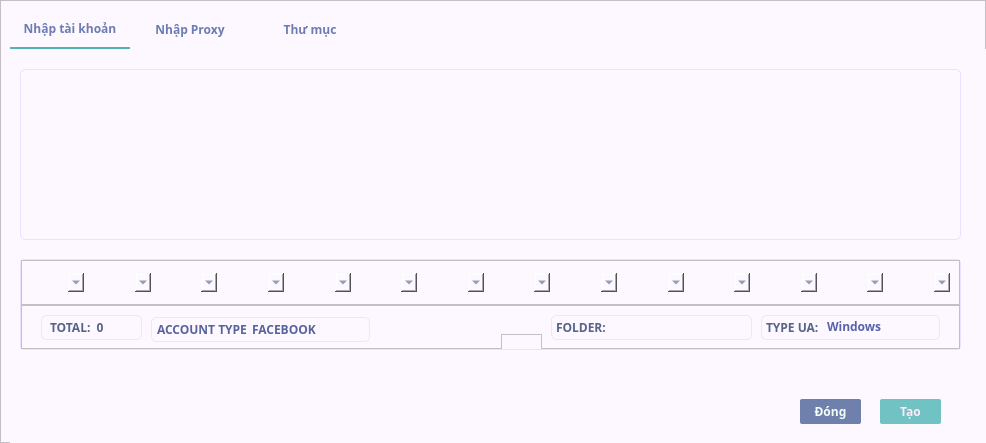
<?xml version="1.0" encoding="UTF-8"?>
<ui version="4.0">
 <class>TabWidget</class>
 <widget class="QMainWindow" name="TabWidget">
  <property name="geometry">
   <rect>
    <x>0</x>
    <y>0</y>
    <width>986</width>
    <height>443</height>
   </rect>
  </property>
  <property name="maximumSize">
   <size>
    <width>986</width>
    <height>443</height>
   </size>
  </property>
  <property name="windowTitle">
   <string>MainWindow</string>
  </property>
  <widget class="QWidget" name="centralwidget">
   <property name="minimumSize">
    <size>
     <width>986</width>
     <height>443</height>
    </size>
   </property>
   <property name="maximumSize">
    <size>
     <width>16777215</width>
     <height>443</height>
    </size>
   </property>
   <layout class="QHBoxLayout" name="horizontalLayout">
    <property name="spacing">
     <number>0</number>
    </property>
    <property name="leftMargin">
     <number>0</number>
    </property>
    <property name="topMargin">
     <number>0</number>
    </property>
    <property name="rightMargin">
     <number>0</number>
    </property>
    <property name="bottomMargin">
     <number>0</number>
    </property>
    <item>
     <widget class="QFrame" name="frameMain">
      <property name="styleSheet">
       <string notr="true">background-color: rgb(253, 247, 255);</string>
      </property>
      <property name="frameShape">
       <enum>QFrame::StyledPanel</enum>
      </property>
      <property name="frameShadow">
       <enum>QFrame::Raised</enum>
      </property>
      <widget class="QTabWidget" name="tabWidget">
       <property name="geometry">
        <rect>
         <x>10</x>
         <y>10</y>
         <width>981</width>
         <height>441</height>
        </rect>
       </property>
       <property name="font">
        <font>
         <family>MesloLGLDZ Nerd Font</family>
        </font>
       </property>
       <property name="styleSheet">
        <string notr="true"> QTabWidget::pane {
                font-weight: bold;
				color: rgb(255, 255, 255);
                border: 1px solid  rgb(225, 229, 255);
				background-color: rgb(253, 247, 255);
				border-radius:3px;
				border:none;
            }
 QTabBar::tab {
				background-color: rgb(253, 247, 255);
				color: rgb(107, 125, 179);
                padding: 10px;
                font-weight: bold;
                border-bottom: none;
                min-width: 100px;
            }

QTabBar::tab:selected {
				border:none;
				background-color: rgb(253, 247, 255);
				color: rgb(107, 125, 179);
                font-weight: bold;
				border-bottom:2px  solid rgb(79, 181, 178);
            }

QTabBar::tab:hover {
				background-color: rgb(253, 247, 255);
				color: rgb(107, 125, 179);	
				border-radius:3px;
            }

QComboBox {
   background-color: rgb(253, 247, 255);
    border: none;
	color: rgb(90, 104, 139);
}

QFrame#frame {
    border: 1px solid #e6e2ff;
	color: rgb(230, 226, 255);
    border-radius: 4px;
}

QFrame#frame:hover {
    border: 1px solid #d3daff ;
    border-radius: 4px;
	background-color: rgb(246, 239, 255);
}

QComboBox::drop-down {
    subcontrol-origin: padding;
    subcontrol-position: top right;
    width: 10px; 
    border-left-color: #788dca;
    border-left-style: solid;
	color: rgb(85, 98, 131);
    border-top-right-radius: 2px;
    border-bottom-right-radius: 3px;    
	image: url(:/icons/png/cil-arrow-bottom.png);
    background-position: center;
    background-repeat: no-repeat;
    border-radius: 4px;
   margin-left: -4px;
}

QComboBox QAbstractItemView {
   background-color: rgb(253, 247, 255);
	color: rgb(85, 98, 131);
    border: none; /* No border */
	 selection-background-color: #e0e3f7;
    selection-color: rgb(85, 98, 131); /* Selected item text color */
    border-radius: 4px;
}

QComboBox::item {
    background-color: transparent; /* Ensure background is transparent */
   color: rgb(85, 98, 131); /* White text color */
    border-radius: 4px; /* Apply rounded borders */
}

QComboBox::item:selected {
    background-color: rgb(190, 190, 190); /* Light background on selection */
    color: rgb(255, 255, 255); /* Maintain text color */
    border-radius: 4px; /* Ensure rounded borders are applied */
}

QComboBox::item:focus {
    outline: none; /* Remove focus outline */
}


 QScrollBar:horizontal {
                border: none;
               background-color: rgb(150, 173, 232);
                height: 5px;
                margin: 0px 0px 0 0px;
                border-radius: 5px;
            }
            QScrollBar:horizontal {
                border: none;
			background-color: rgb(150, 173, 232);

                height: 3px;
                margin: 0px 0px 0 0px;
                border-radius: 5px;
            }
            QScrollBar::handle:horizontal {
				 background-color: rgb(105, 122, 163);
			   
                min-width: 2px;
                border-radius: 5px;
            }
            QScrollBar::add-line:horizontal {
                border: none;
                width: 0px;
                background-color: none;
            }
            QScrollBar::sub-line:horizontal {
                border: none;
                background: none;
                width: 0px;
            }
            QScrollBar::up-arrow:horizontal, QScrollBar::down-arrow:horizontal {
                background: none;
            }
            QScrollBar::add-page:horizontal, QScrollBar::sub-page:horizontal {
                background: none;
            }
            QScrollBar:vertical {
                border: none;
				background-color: rgb(105, 122, 163);

                width: 3px;
                margin: 0px 0 0px 0;
                border-radius: 5px;
            }
            QScrollBar::handle:vertical {
                background-color: rgb(150, 173, 232);
                min-height: 5px;
                border-radius: 5px;
            }
            QScrollBar::add-line:vertical {
                border: none;
                background: none;
                height: 0px;
            }
            QScrollBar::sub-line:vertical {
                border: none;
                background: none;
                height: 0px;
            }
            QScrollBar::up-arrow:vertical, QScrollBar::down-arrow:vertical {
                background: none;
            }
            QScrollBar::add-page:vertical, QScrollBar::sub-page:vertical {
                background: none;
            }</string>
       </property>
       <property name="currentIndex">
        <number>0</number>
       </property>
       <widget class="QWidget" name="TabAddItems">
        <attribute name="title">
         <string>Nhập tài khoản</string>
        </attribute>
        <widget class="QPlainTextEdit" name="plain_item">
         <property name="geometry">
          <rect>
           <x>10</x>
           <y>20</y>
           <width>941</width>
           <height>171</height>
          </rect>
         </property>
         <property name="font">
          <font>
           <family>MesloLGSDZ Nerd Font</family>
           <pointsize>8</pointsize>
          </font>
         </property>
         <property name="styleSheet">
          <string notr="true">QWidget{
background-color: rgb(252, 242, 255);
}
QPlainTextEdit{
background-color: rgb(253, 247, 255);
color: rgb(98, 113, 152);
border-radius:5px;
padding:5px;
border:1px solid  #e6e2ff;
}
QPlainTextEdit:hover{
background-color: rgb(246, 239, 255);
color: rgb(98, 113, 152);
border-radius:5px;
border:1px solid  #d3daff;
}
QFrame{
border-radius:5px;
}
</string>
         </property>
         <property name="tabChangesFocus">
          <bool>true</bool>
         </property>
         <property name="lineWrapMode">
          <enum>QPlainTextEdit::NoWrap</enum>
         </property>
         <property name="plainText">
          <string/>
         </property>
         <property name="backgroundVisible">
          <bool>false</bool>
         </property>
         <property name="centerOnScroll">
          <bool>true</bool>
         </property>
         <property name="placeholderText">
          <string>Nhập tài khoản</string>
         </property>
        </widget>
        <widget class="QFrame" name="frame">
         <property name="geometry">
          <rect>
           <x>10</x>
           <y>210</y>
           <width>941</width>
           <height>91</height>
          </rect>
         </property>
         <property name="styleSheet">
          <string notr="true"/>
         </property>
         <property name="frameShape">
          <enum>QFrame::StyledPanel</enum>
         </property>
         <property name="frameShadow">
          <enum>QFrame::Raised</enum>
         </property>
         <layout class="QVBoxLayout" name="verticalLayout">
          <property name="spacing">
           <number>0</number>
          </property>
          <property name="leftMargin">
           <number>0</number>
          </property>
          <property name="topMargin">
           <number>0</number>
          </property>
          <property name="rightMargin">
           <number>0</number>
          </property>
          <property name="bottomMargin">
           <number>0</number>
          </property>
          <item>
           <widget class="QFrame" name="frame_4">
            <property name="minimumSize">
             <size>
              <width>0</width>
              <height>39</height>
             </size>
            </property>
            <property name="font">
             <font>
              <weight>50</weight>
              <bold>false</bold>
             </font>
            </property>
            <property name="styleSheet">
             <string notr="true"/>
            </property>
            <property name="frameShape">
             <enum>QFrame::StyledPanel</enum>
            </property>
            <property name="frameShadow">
             <enum>QFrame::Raised</enum>
            </property>
            <layout class="QHBoxLayout" name="horizontalLayout_2">
             <item>
              <widget class="QComboBox" name="combox_1">
               <property name="minimumSize">
                <size>
                 <width>0</width>
                 <height>19</height>
                </size>
               </property>
               <property name="font">
                <font>
                 <family>MesloLGMDZ Nerd Font</family>
                 <pointsize>7</pointsize>
                 <weight>50</weight>
                 <bold>false</bold>
                </font>
               </property>
              </widget>
             </item>
             <item>
              <widget class="QComboBox" name="combox_2">
               <property name="minimumSize">
                <size>
                 <width>0</width>
                 <height>19</height>
                </size>
               </property>
               <property name="font">
                <font>
                 <family>MesloLGSDZ Nerd Font</family>
                 <weight>75</weight>
                 <bold>true</bold>
                </font>
               </property>
              </widget>
             </item>
             <item>
              <widget class="QComboBox" name="combox_3">
               <property name="minimumSize">
                <size>
                 <width>0</width>
                 <height>19</height>
                </size>
               </property>
               <property name="font">
                <font>
                 <family>MesloLGMDZ Nerd Font</family>
                 <weight>75</weight>
                 <bold>true</bold>
                </font>
               </property>
              </widget>
             </item>
             <item>
              <widget class="QComboBox" name="combox_4">
               <property name="minimumSize">
                <size>
                 <width>0</width>
                 <height>19</height>
                </size>
               </property>
               <property name="font">
                <font>
                 <family>MesloLGMDZ Nerd Font</family>
                 <weight>75</weight>
                 <bold>true</bold>
                </font>
               </property>
              </widget>
             </item>
             <item>
              <widget class="QComboBox" name="combox_5">
               <property name="minimumSize">
                <size>
                 <width>0</width>
                 <height>19</height>
                </size>
               </property>
               <property name="font">
                <font>
                 <family>MesloLGSDZ Nerd Font</family>
                 <weight>75</weight>
                 <bold>true</bold>
                </font>
               </property>
              </widget>
             </item>
             <item>
              <widget class="QComboBox" name="combox_6">
               <property name="minimumSize">
                <size>
                 <width>0</width>
                 <height>19</height>
                </size>
               </property>
               <property name="font">
                <font>
                 <family>MesloLGSDZ Nerd Font</family>
                 <weight>75</weight>
                 <bold>true</bold>
                </font>
               </property>
              </widget>
             </item>
             <item>
              <widget class="QComboBox" name="combox_7">
               <property name="font">
                <font>
                 <family>MesloLGLDZ Nerd Font</family>
                 <weight>75</weight>
                 <bold>true</bold>
                </font>
               </property>
              </widget>
             </item>
             <item>
              <widget class="QComboBox" name="combox_8">
               <property name="font">
                <font>
                 <family>MesloLGLDZ Nerd Font</family>
                 <weight>75</weight>
                 <bold>true</bold>
                </font>
               </property>
              </widget>
             </item>
             <item>
              <widget class="QComboBox" name="combox_9">
               <property name="font">
                <font>
                 <family>MesloLGLDZ Nerd Font</family>
                 <weight>75</weight>
                 <bold>true</bold>
                </font>
               </property>
              </widget>
             </item>
             <item>
              <widget class="QComboBox" name="combox_10">
               <property name="font">
                <font>
                 <family>MesloLGLDZ Nerd Font</family>
                 <weight>75</weight>
                 <bold>true</bold>
                </font>
               </property>
              </widget>
             </item>
             <item>
              <widget class="QComboBox" name="combox_11">
               <property name="minimumSize">
                <size>
                 <width>0</width>
                 <height>19</height>
                </size>
               </property>
               <property name="font">
                <font>
                 <family>MesloLGMDZ Nerd Font</family>
                 <weight>75</weight>
                 <bold>true</bold>
                </font>
               </property>
              </widget>
             </item>
             <item>
              <widget class="QComboBox" name="combox_12">
               <property name="minimumSize">
                <size>
                 <width>0</width>
                 <height>19</height>
                </size>
               </property>
               <property name="font">
                <font>
                 <family>MesloLGMDZ Nerd Font</family>
                 <weight>75</weight>
                 <bold>true</bold>
                </font>
               </property>
              </widget>
             </item>
             <item>
              <widget class="QComboBox" name="combox_13">
               <property name="minimumSize">
                <size>
                 <width>0</width>
                 <height>19</height>
                </size>
               </property>
               <property name="font">
                <font>
                 <family>MesloLGMDZ Nerd Font</family>
                 <weight>75</weight>
                 <bold>true</bold>
                </font>
               </property>
              </widget>
             </item>
             <item>
              <widget class="QComboBox" name="combox_14">
               <property name="minimumSize">
                <size>
                 <width>0</width>
                 <height>19</height>
                </size>
               </property>
               <property name="font">
                <font>
                 <family>MesloLGMDZ Nerd Font</family>
                 <weight>75</weight>
                 <bold>true</bold>
                </font>
               </property>
              </widget>
             </item>
            </layout>
           </widget>
          </item>
          <item>
           <widget class="QFrame" name="frame_2">
            <property name="minimumSize">
             <size>
              <width>0</width>
              <height>39</height>
             </size>
            </property>
            <property name="font">
             <font>
              <weight>50</weight>
              <bold>false</bold>
             </font>
            </property>
            <property name="styleSheet">
             <string notr="true"/>
            </property>
            <property name="frameShape">
             <enum>QFrame::StyledPanel</enum>
            </property>
            <property name="frameShadow">
             <enum>QFrame::Raised</enum>
            </property>
            <widget class="QLabel" name="label">
             <property name="geometry">
              <rect>
               <x>20</x>
               <y>10</y>
               <width>101</width>
               <height>25</height>
              </rect>
             </property>
             <property name="font">
              <font>
               <family>MesloLGMDZ Nerd Font</family>
               <weight>75</weight>
               <bold>true</bold>
              </font>
             </property>
             <property name="styleSheet">
              <string notr="true">
    QLabel {
       color: rgb(87, 100, 134);
        border-radius: 5px;
	   background-color: rgb(253, 247, 255);
        padding: 5px;
        border: 0.5px solid #ebe5ff;
    }
    QLabel:hover {
        color: rgb(87, 100, 134);
        border-radius: 5px;
 	   background-color: rgb(253, 247, 255);
        padding: 5px;
        border: 0.5px solid #c9caff;
    }</string>
             </property>
             <property name="text">
              <string>TOTAL:  0</string>
             </property>
            </widget>
            <widget class="QFrame" name="frame_3">
             <property name="geometry">
              <rect>
               <x>130</x>
               <y>12</y>
               <width>219</width>
               <height>25</height>
              </rect>
             </property>
             <property name="styleSheet">
              <string notr="true">
    QFrame#frame_3 {
        border-radius: 5px;
	  	 background-color: rgb(253, 247, 255);
        padding: 5px;
        border: 0.5px solid #ebe5ff;
    }
    QFrame#frame_3:hover {
        color: rgb(255, 255, 255);
        border-radius: 5px;
		background-color: rgb(253, 247, 255);
        padding: 5px;
        border: 0.5px solid #c9caff;
    }
</string>
             </property>
             <property name="frameShape">
              <enum>QFrame::StyledPanel</enum>
             </property>
             <property name="frameShadow">
              <enum>QFrame::Raised</enum>
             </property>
             <layout class="QHBoxLayout" name="horizontalLayout_3">
              <property name="spacing">
               <number>0</number>
              </property>
              <property name="leftMargin">
               <number>0</number>
              </property>
              <property name="topMargin">
               <number>0</number>
              </property>
              <property name="rightMargin">
               <number>0</number>
              </property>
              <property name="bottomMargin">
               <number>0</number>
              </property>
              <item>
               <widget class="QLabel" name="label_2">
                <property name="maximumSize">
                 <size>
                  <width>90</width>
                  <height>16777215</height>
                 </size>
                </property>
                <property name="font">
                 <font>
                  <family>MesloLGMDZ Nerd Font</family>
                  <weight>75</weight>
                  <bold>true</bold>
                 </font>
                </property>
                <property name="styleSheet">
                 <string notr="true">
color: rgb(87, 100, 156);
background-color: rgb(253, 247, 255);</string>
                </property>
                <property name="text">
                 <string>ACCOUNT TYPE:</string>
                </property>
               </widget>
              </item>
              <item>
               <widget class="QFrame" name="frame_6">
                <property name="frameShape">
                 <enum>QFrame::StyledPanel</enum>
                </property>
                <property name="frameShadow">
                 <enum>QFrame::Raised</enum>
                </property>
                <widget class="QComboBox" name="combo_account">
                 <property name="geometry">
                  <rect>
                   <x>0</x>
                   <y>-4</y>
                   <width>119</width>
                   <height>20</height>
                  </rect>
                 </property>
                 <property name="minimumSize">
                  <size>
                   <width>0</width>
                   <height>0</height>
                  </size>
                 </property>
                 <property name="font">
                  <font>
                   <family>MesloLGSDZ Nerd Font</family>
                   <weight>75</weight>
                   <bold>true</bold>
                  </font>
                 </property>
                 <property name="styleSheet">
                  <string notr="true">QComboBox{
color: rgb(87, 100, 156);
border-radius:3px;
background-color: rgb(253, 247, 255);
padding:5px;
}
QComboBox::drop-down {
	subcontrol-origin: padding;
	subcontrol-position: top right;
	width: 30px; 
	border-left-color: #788dca;
	border-left-style: solid;
	border-top-right-radius: 2px;
	border-bottom-right-radius: 3px;	
	background-position: center;
	background-repeat: no-reperat;
 }


</string>
                 </property>
                 <item>
                  <property name="text">
                   <string>FACEBOOK</string>
                  </property>
                 </item>
                 <item>
                  <property name="text">
                   <string>INSTAGRAM</string>
                  </property>
                 </item>
                </widget>
               </widget>
              </item>
             </layout>
            </widget>
            <widget class="QFrame" name="frame_5">
             <property name="geometry">
              <rect>
               <x>530</x>
               <y>10</y>
               <width>201</width>
               <height>25</height>
              </rect>
             </property>
             <property name="font">
              <font>
               <family>MS UI Gothic</family>
              </font>
             </property>
             <property name="styleSheet">
              <string notr="true">
    QFrame#frame_5 {
		color: rgb(87, 100, 173);
        border-radius: 5px;
	   background-color: rgb(253, 247, 255);
        padding: 5px;
        border: 0.5px solid #ebe5ff;
    }
    QFrame#frame_5:hover {
        color: rgb(255, 255, 255);
        border-radius: 5px;
        background-color:  rgb(253, 247, 255);
        padding: 5px;
        border: 0.5px solid #c9caff;
    }</string>
             </property>
             <property name="frameShape">
              <enum>QFrame::StyledPanel</enum>
             </property>
             <property name="frameShadow">
              <enum>QFrame::Raised</enum>
             </property>
             <widget class="QLabel" name="label_3">
              <property name="geometry">
               <rect>
                <x>5</x>
                <y>2</y>
                <width>50</width>
                <height>21</height>
               </rect>
              </property>
              <property name="minimumSize">
               <size>
                <width>0</width>
                <height>19</height>
               </size>
              </property>
              <property name="maximumSize">
               <size>
                <width>50</width>
                <height>16777215</height>
               </size>
              </property>
              <property name="font">
               <font>
                <family>MesloLGMDZ Nerd Font</family>
                <weight>75</weight>
                <bold>true</bold>
               </font>
              </property>
              <property name="styleSheet">
               <string notr="true">color: rgb(87, 100, 134);
background-color: rgb(253, 247, 255);</string>
              </property>
              <property name="text">
               <string>FOLDER: </string>
              </property>
             </widget>
             <widget class="QComboBox" name="combo_danhmuc">
              <property name="geometry">
               <rect>
                <x>60</x>
                <y>3</y>
                <width>131</width>
                <height>20</height>
               </rect>
              </property>
              <property name="minimumSize">
               <size>
                <width>100</width>
                <height>19</height>
               </size>
              </property>
              <property name="font">
               <font>
                <family>MesloLGSDZ Nerd Font</family>
                <weight>75</weight>
                <bold>true</bold>
               </font>
              </property>
              <property name="styleSheet">
               <string notr="true">QComboBox{
color: rgb(87, 100, 173);
border-radius:3px;
padding:5px;
}
QComboBox::drop-down {
	subcontrol-origin: padding;
	subcontrol-position: top right;
	width: 30px; 
	border-left-color: #788dca;
	border-left-style: solid;
	border-top-right-radius: 2px;
	border-bottom-right-radius: 3px;	
	background-position: center;
	background-repeat: no-reperat;
 }</string>
              </property>
             </widget>
            </widget>
            <widget class="QFrame" name="frame_9">
             <property name="geometry">
              <rect>
               <x>480</x>
               <y>29</y>
               <width>41</width>
               <height>61</height>
              </rect>
             </property>
             <property name="frameShape">
              <enum>QFrame::StyledPanel</enum>
             </property>
             <property name="frameShadow">
              <enum>QFrame::Raised</enum>
             </property>
            </widget>
            <widget class="QFrame" name="frame_8">
             <property name="geometry">
              <rect>
               <x>740</x>
               <y>10</y>
               <width>179</width>
               <height>25</height>
              </rect>
             </property>
             <property name="styleSheet">
              <string notr="true">
    QFrame#frame_8 {
		color: rgb(87, 100, 173);
        border-radius: 5px;
	   background-color: rgb(253, 247, 255);
        padding: 5px;
        border: 0.5px solid #ebe5ff;
    }
    QFrame#frame_8:hover {
        color: rgb(255, 255, 255);
        border-radius: 5px;
        background-color:  rgb(253, 247, 255);
        padding: 5px;
        border: 0.5px solid #c9caff;
    }</string>
             </property>
             <property name="frameShape">
              <enum>QFrame::StyledPanel</enum>
             </property>
             <property name="frameShadow">
              <enum>QFrame::Raised</enum>
             </property>
             <widget class="QLabel" name="label_4">
              <property name="geometry">
               <rect>
                <x>5</x>
                <y>2</y>
                <width>70</width>
                <height>21</height>
               </rect>
              </property>
              <property name="minimumSize">
               <size>
                <width>0</width>
                <height>19</height>
               </size>
              </property>
              <property name="maximumSize">
               <size>
                <width>70</width>
                <height>16777215</height>
               </size>
              </property>
              <property name="font">
               <font>
                <family>MesloLGMDZ Nerd Font</family>
                <weight>75</weight>
                <bold>true</bold>
               </font>
              </property>
              <property name="styleSheet">
               <string notr="true">color: rgb(87, 100, 134);
background-color: rgb(253, 247, 255);</string>
              </property>
              <property name="text">
               <string>TYPE UA:</string>
              </property>
             </widget>
             <widget class="QComboBox" name="combo_ua">
              <property name="geometry">
               <rect>
                <x>61</x>
                <y>1</y>
                <width>112</width>
                <height>21</height>
               </rect>
              </property>
              <property name="minimumSize">
               <size>
                <width>0</width>
                <height>20</height>
               </size>
              </property>
              <property name="font">
               <font>
                <family>MesloLGSDZ Nerd Font</family>
                <weight>75</weight>
                <bold>true</bold>
               </font>
              </property>
              <property name="styleSheet">
               <string notr="true">QComboBox{
color: rgb(87, 100, 173);
border-radius:3px;
padding:5px;
}
QComboBox::drop-down {
	subcontrol-origin: padding;
	subcontrol-position: top right;
	width: 30px; 
	border-left-color: #788dca;
	border-left-style: solid;
	border-top-right-radius: 2px;
	border-bottom-right-radius: 3px;	
	background-position: center;
	background-repeat: no-reperat;
 }</string>
              </property>
              <item>
               <property name="text">
                <string>Windows</string>
               </property>
              </item>
              <item>
               <property name="text">
                <string>IOS</string>
               </property>
              </item>
              <item>
               <property name="text">
                <string>Android</string>
               </property>
              </item>
             </widget>
            </widget>
           </widget>
          </item>
         </layout>
        </widget>
        <widget class="QPushButton" name="item_close">
         <property name="geometry">
          <rect>
           <x>790</x>
           <y>350</y>
           <width>61</width>
           <height>25</height>
          </rect>
         </property>
         <property name="font">
          <font>
           <family>MesloLGMDZ Nerd Font</family>
           <weight>75</weight>
           <bold>true</bold>
          </font>
         </property>
         <property name="styleSheet">
          <string notr="true">
QPushButton{
border:none;
border-radius:2px;
background-color: rgb(111, 128, 172);
color: rgb(244, 255, 250);
}
QPushButton:hover{
border:none;
border-radius:3px;
	color: rgb(244, 255, 250);
	background-color: rgb(127, 147, 197);
}</string>
         </property>
         <property name="text">
          <string>Đóng</string>
         </property>
        </widget>
        <widget class="QPushButton" name="item_add">
         <property name="geometry">
          <rect>
           <x>870</x>
           <y>350</y>
           <width>61</width>
           <height>25</height>
          </rect>
         </property>
         <property name="font">
          <font>
           <family>MesloLGMDZ Nerd Font</family>
           <weight>75</weight>
           <bold>true</bold>
          </font>
         </property>
         <property name="styleSheet">
          <string notr="true">

QPushButton{
border:none;
border-radius:2px;
background-color: rgb(113, 194, 194);
color: rgb(255, 233, 253);
}
QPushButton:hover{
border:none;
border-radius:3px;
color: rgb(255, 233, 253);
	background-color: rgb(120, 206, 206);
}</string>
         </property>
         <property name="text">
          <string>Tạo</string>
         </property>
        </widget>
       </widget>
       <widget class="QWidget" name="TabProxy">
        <attribute name="title">
         <string>Nhập Proxy</string>
        </attribute>
        <widget class="QFrame" name="frame_11">
         <property name="geometry">
          <rect>
           <x>0</x>
           <y>0</y>
           <width>981</width>
           <height>341</height>
          </rect>
         </property>
         <property name="styleSheet">
          <string notr="true">
</string>
         </property>
         <property name="frameShape">
          <enum>QFrame::StyledPanel</enum>
         </property>
         <property name="frameShadow">
          <enum>QFrame::Raised</enum>
         </property>
         <widget class="QPlainTextEdit" name="plain_proxy">
          <property name="geometry">
           <rect>
            <x>0</x>
            <y>50</y>
            <width>311</width>
            <height>91</height>
           </rect>
          </property>
          <property name="font">
           <font>
            <family>MesloLGSDZ Nerd Font</family>
            <pointsize>8</pointsize>
           </font>
          </property>
          <property name="styleSheet">
           <string notr="true">QWidget{
background-color: rgb(252, 242, 255);
}
QPlainTextEdit{
background-color: rgb(253, 247, 255);
color: rgb(98, 113, 152);
border-radius:5px;
padding:5px;
border:1px solid  #e6e2ff;
}
QPlainTextEdit:hover{
background-color: rgb(246, 239, 255);
color: rgb(98, 113, 152);
border-radius:5px;
border:1px solid  #d3daff;
}
QFrame{
border-radius:5px;
}
</string>
          </property>
          <property name="tabChangesFocus">
           <bool>true</bool>
          </property>
          <property name="lineWrapMode">
           <enum>QPlainTextEdit::NoWrap</enum>
          </property>
          <property name="plainText">
           <string/>
          </property>
          <property name="backgroundVisible">
           <bool>false</bool>
          </property>
          <property name="centerOnScroll">
           <bool>true</bool>
          </property>
          <property name="placeholderText">
           <string>Nhập Proxy</string>
          </property>
         </widget>
         <widget class="QComboBox" name="combo_proxy">
          <property name="geometry">
           <rect>
            <x>0</x>
            <y>10</y>
            <width>311</width>
            <height>23</height>
           </rect>
          </property>
          <property name="minimumSize">
           <size>
            <width>0</width>
            <height>0</height>
           </size>
          </property>
          <property name="font">
           <font>
            <family>MesloLGSDZ Nerd Font</family>
            <weight>75</weight>
            <bold>true</bold>
           </font>
          </property>
          <property name="styleSheet">
           <string notr="true">  QComboBox {
       color: rgb(87, 101, 135);
        border-radius: 5px;
	    background-color: rgb(253, 247, 255);
        padding: 5px;
        border: 0.5px solid #e2deff;
    }
    QComboBox:hover {
       color: rgb(87, 101, 135);
        border-radius: 5px;
	    background-color: rgb(253, 247, 255);
        padding: 5px;
        border: 0.5px solid #d9d5f0;
    }
    QComboBox::drop-down {
        subcontrol-origin: padding;
        subcontrol-position: top right;
        width: 30px; 
        border-left-color: #788dca;
        border-left-style: solid;
        border-top-right-radius: 2px;
        border-bottom-right-radius: 3px;    
        background-position: center;
        background-repeat: no-repeat;
    }</string>
          </property>
          <item>
           <property name="text">
            <string>HTTP Proxy</string>
           </property>
          </item>
          <item>
           <property name="text">
            <string>Socks 4 Proxy</string>
           </property>
          </item>
          <item>
           <property name="text">
            <string>Socks 5 Proxy</string>
           </property>
          </item>
          <item>
           <property name="text">
            <string>Free Proxy</string>
           </property>
          </item>
         </widget>
        </widget>
        <widget class="QPushButton" name="item_close_2">
         <property name="geometry">
          <rect>
           <x>790</x>
           <y>350</y>
           <width>61</width>
           <height>25</height>
          </rect>
         </property>
         <property name="font">
          <font>
           <family>MesloLGMDZ Nerd Font</family>
           <weight>75</weight>
           <bold>true</bold>
          </font>
         </property>
         <property name="styleSheet">
          <string notr="true">
QPushButton{
border:none;
border-radius:2px;
background-color: rgb(111, 128, 172);
color: rgb(244, 255, 250);
}
QPushButton:hover{
border:none;
border-radius:3px;
	color: rgb(244, 255, 250);
	background-color: rgb(127, 147, 197);
}</string>
         </property>
         <property name="text">
          <string>Đóng</string>
         </property>
        </widget>
        <widget class="QPushButton" name="item_add_2">
         <property name="geometry">
          <rect>
           <x>870</x>
           <y>350</y>
           <width>61</width>
           <height>25</height>
          </rect>
         </property>
         <property name="font">
          <font>
           <family>MesloLGMDZ Nerd Font</family>
           <weight>75</weight>
           <bold>true</bold>
          </font>
         </property>
         <property name="styleSheet">
          <string notr="true">

QPushButton{
border:none;
border-radius:2px;
background-color: rgb(113, 194, 194);
color: rgb(255, 233, 253);
}
QPushButton:hover{
border:none;
border-radius:3px;
color: rgb(255, 233, 253);
	background-color: rgb(120, 206, 206);
}</string>
         </property>
         <property name="text">
          <string>Tạo</string>
         </property>
        </widget>
       </widget>
       <widget class="QWidget" name="tab">
        <attribute name="title">
         <string>Thư mục</string>
        </attribute>
       </widget>
      </widget>
     </widget>
    </item>
   </layout>
  </widget>
 </widget>
 <resources>
  <include location="../icons/icons.qrc"/>
 </resources>
 <connections/>
</ui>
